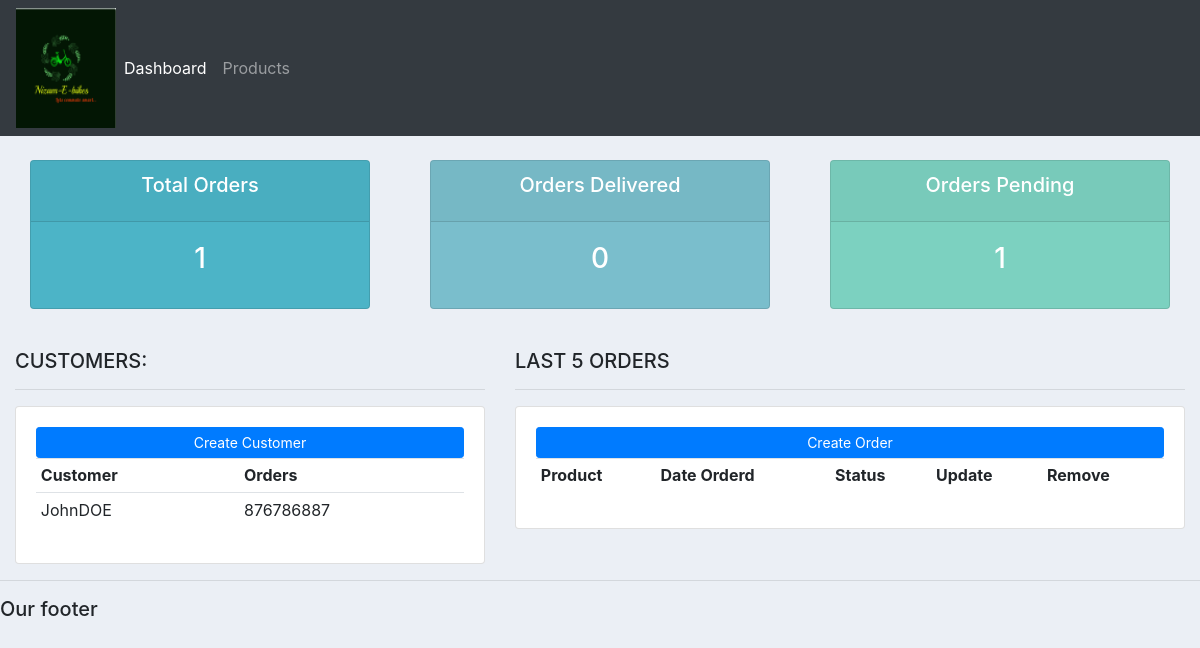
Before: / with the older database file.
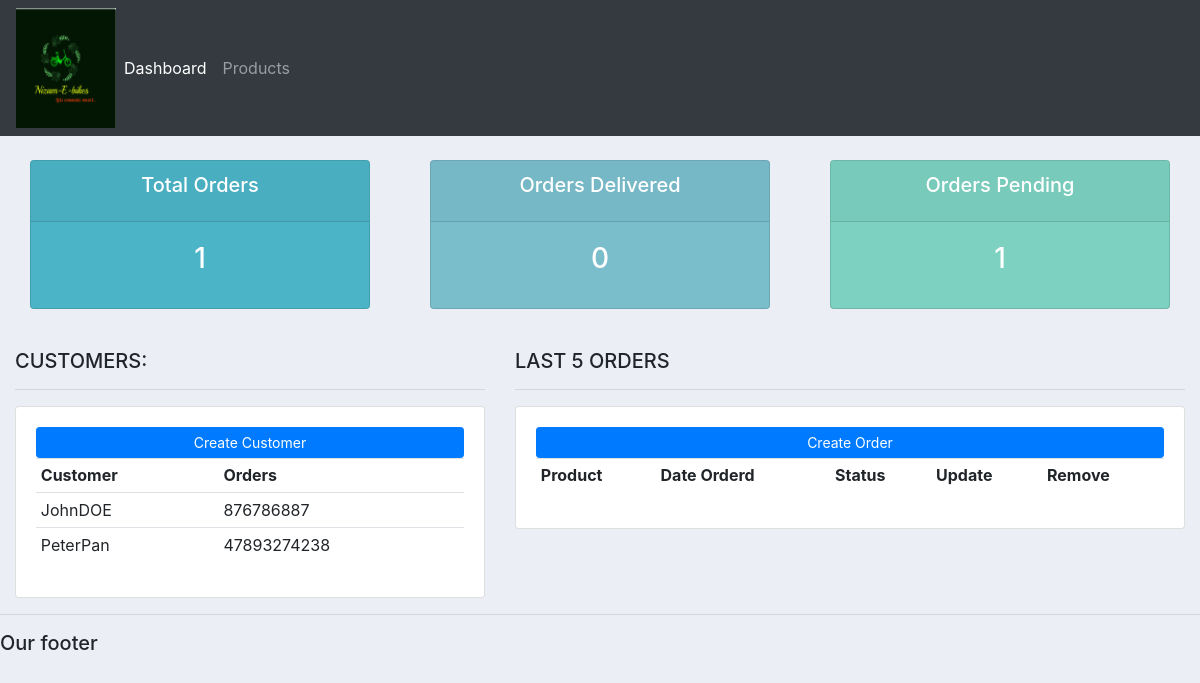
After: the same page with the newer database file.
### accounts/models.py (models this page shows, shortened)
class Customer(models.Model):
    name=models.CharField(max_length=200,null=True)
    phone=models.CharField(max_length=200)
    email=models.CharField(max_length=200)
    date_created=models.DateTimeField(auto_now_add=True)

### accounts/views.py (the view)
# urls.py: path('', views.home),
def home(request):
    orders=Order.objects.all()
    customers=Customer.objects.all()
    total_customers=customers.count()
    total_orders=orders.count()
    delivered=orders.filter(status='Delivered').count()
    pending=orders.filter(status='Pending').count()
    context={'orders':orders,'customers':customers,'total_orders':total_orders,'delivered':delivered,'pending':pending}
    return render(request,'accounts/dashboard.html',context)

### accounts/templates/accounts/dashboard.html (shortened to what this page needs)
{%  extends 'accounts/main.html' %}
{% block content %}
{%  include 'accounts/status.html' %}
<br>
<div class="row">
	<div class="col-md-5">
		<h5>CUSTOMERS:</h5>
		<hr>
		<div class="card card-body">
			<a class="btn btn-primary  btn-sm btn-block" href="">Create Customer</a>
			<table class="table table-sm">
				<tr>
					<th>Customer</th>
					<th>Orders</th>
				</tr>
				{% for customer in customers %}
				<tr>
					<td>
						{{customer.name}}
					</td>
					<td>
						{{customer.phone}}
					</td>
				</tr>
				{% endfor %}
			</table>
		</div>
	</div>
	<div class="col-md-7">
		<h5>LAST 5 ORDERS</h5>
		<hr>
		<div class="card card-body">
			<a class="btn btn-primary  btn-sm btn-block" href="">Create Order</a>
			<table class="table table-sm">
				<tr>
					<th>Product</th>
					<th>Date Orderd</th>
					<th>Status</th>
					<th>Update</th>
					<th>Remove</th>
				</tr>
			</table>
		</div>
	</div>
</div>
{% endblock %}

Changed rows visible on the page:
added Customer: name "PeterPan", phone "47893274238"
